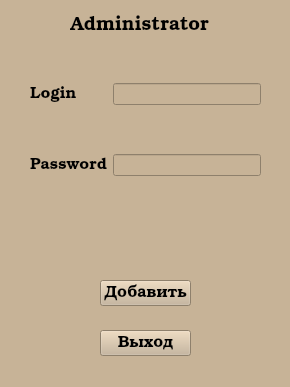
<?xml version="1.0" encoding="UTF-8"?>
<ui version="4.0">
 <class>MainWindow</class>
 <widget class="QMainWindow" name="MainWindow">
  <property name="geometry">
   <rect>
    <x>0</x>
    <y>0</y>
    <width>290</width>
    <height>387</height>
   </rect>
  </property>
  <property name="font">
   <font>
    <family>URW Bookman</family>
    <pointsize>12</pointsize>
   </font>
  </property>
  <property name="windowTitle">
   <string>MainWindow</string>
  </property>
  <property name="styleSheet">
   <string notr="true">background-color: rgb(199, 179, 151);</string>
  </property>
  <widget class="QWidget" name="centralwidget">
   <widget class="QLabel" name="label">
    <property name="geometry">
     <rect>
      <x>70</x>
      <y>0</y>
      <width>151</width>
      <height>51</height>
     </rect>
    </property>
    <property name="font">
     <font>
      <family>URW Bookman</family>
      <pointsize>14</pointsize>
     </font>
    </property>
    <property name="text">
     <string>Administrator</string>
    </property>
   </widget>
   <widget class="QWidget" name="gridLayoutWidget">
    <property name="geometry">
     <rect>
      <x>30</x>
      <y>40</y>
      <width>231</width>
      <height>181</height>
     </rect>
    </property>
    <layout class="QGridLayout" name="gridLayout">
     <item row="1" column="0">
      <widget class="QLabel" name="label_3">
       <property name="font">
        <font>
         <family>URW Bookman</family>
         <pointsize>12</pointsize>
        </font>
       </property>
       <property name="text">
        <string>Password</string>
       </property>
      </widget>
     </item>
     <item row="0" column="0">
      <widget class="QLabel" name="label_2">
       <property name="font">
        <font>
         <family>URW Bookman</family>
         <pointsize>12</pointsize>
        </font>
       </property>
       <property name="text">
        <string>Login</string>
       </property>
      </widget>
     </item>
     <item row="0" column="1">
      <widget class="QLineEdit" name="lineEdit_Login"/>
     </item>
     <item row="1" column="1">
      <widget class="QLineEdit" name="lineEdit_password"/>
     </item>
    </layout>
   </widget>
   <widget class="QPushButton" name="pushButton_dobav">
    <property name="geometry">
     <rect>
      <x>100</x>
      <y>280</y>
      <width>91</width>
      <height>26</height>
     </rect>
    </property>
    <property name="font">
     <font>
      <family>URW Bookman</family>
      <pointsize>12</pointsize>
     </font>
    </property>
    <property name="text">
     <string>Добавить</string>
    </property>
   </widget>
   <widget class="QPushButton" name="pushButton_Out">
    <property name="geometry">
     <rect>
      <x>100</x>
      <y>330</y>
      <width>91</width>
      <height>26</height>
     </rect>
    </property>
    <property name="font">
     <font>
      <family>URW Bookman</family>
      <pointsize>12</pointsize>
     </font>
    </property>
    <property name="text">
     <string>Выход</string>
    </property>
   </widget>
  </widget>
 </widget>
 <resources/>
 <connections/>
</ui>
